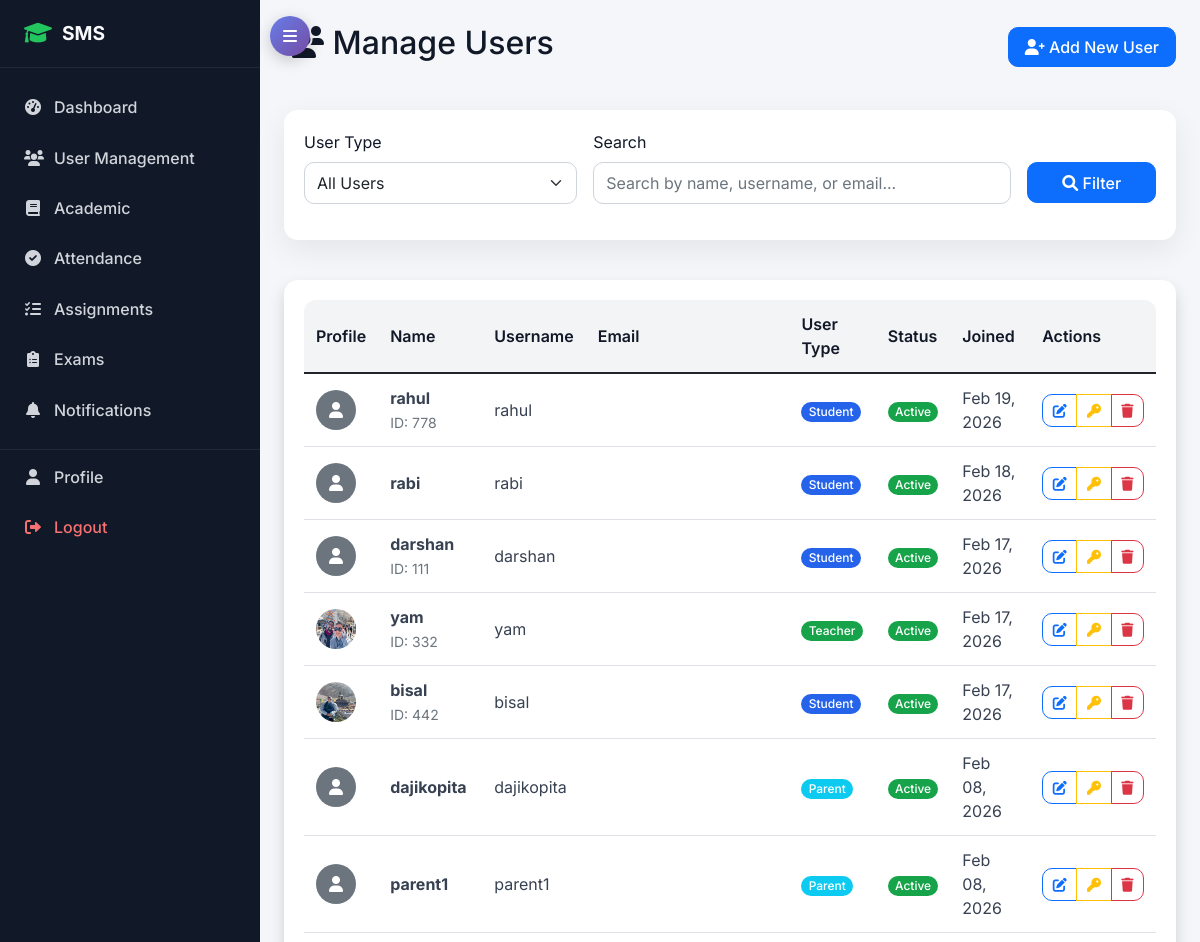
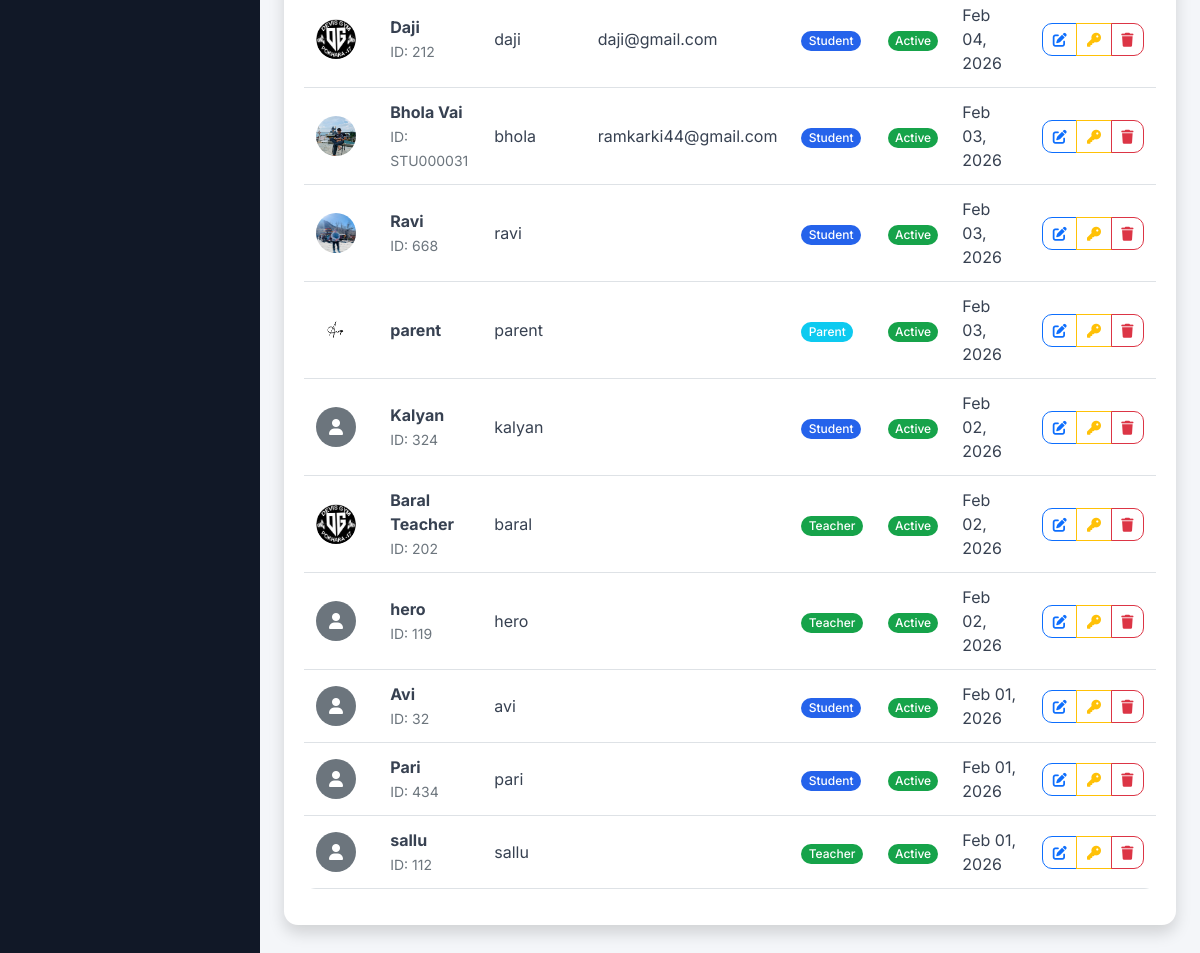
/accounts/admin/users/ (signed in), run on the app's committed database (2 pictures, top to bottom).
### accounts/models.py (models this page shows, shortened)
class User(AbstractUser):
    USER_TYPE_CHOICES = (
        ('admin', 'Admin'),
        ('student', 'Student'),
        ('teacher', 'Teacher'),
        ('parent', 'Parent'),
    )
    user_type = models.CharField(max_length=10, choices=USER_TYPE_CHOICES)
    phone_regex = RegexValidator(regex=r'^\+?1?\d{9,15}$', message="Phone number must be entered in the format: '+999999999'. Up to 15 digits allowed.")
    phone_number = models.CharField(validators=[phone_regex], max_length=17, blank=True)
    address = models.TextField(blank=True)
    date_of_birth = models.DateField(null=True, blank=True)
    profile_picture = models.ImageField(upload_to='profile_pics/', blank=True, null=True)
    is_active = models.BooleanField(default=True)
    created_at = models.DateTimeField(auto_now_add=True)
    updated_at = models.DateTimeField(auto_now=True)

class StudentProfile(models.Model):
    user = models.OneToOneField(User, on_delete=models.CASCADE, related_name='student_profile')
    student_id = models.CharField(max_length=20, unique=True)
    admission_date = models.DateField()
    guardian_name = models.CharField(max_length=100)
    guardian_phone = models.CharField(max_length=17)
    guardian_email = models.EmailField()
    emergency_contact = models.CharField(max_length=17)
    blood_group = models.CharField(max_length=5, blank=True)

class TeacherProfile(models.Model):
    user = models.OneToOneField(User, on_delete=models.CASCADE, related_name='teacher_profile')
    employee_id = models.CharField(max_length=20, unique=True)
    qualification = models.CharField(max_length=200)
    experience_years = models.PositiveIntegerField(default=0)
    specialization = models.CharField(max_length=100)
    joining_date = models.DateField()

### accounts/views.py (the view, shortened to what this page needs)
# urls.py: path('admin/users/', views.admin_user_list, name='admin_user_list'),
@login_required
@user_passes_test(is_admin)
def admin_user_list(request):
    user_type = request.GET.get('type', 'all')
    search = request.GET.get('search', '')
    users = User.objects.exclude(user_type='admin')
    if user_type != 'all':
        users = users.filter(user_type=user_type)
    users = users.order_by('-date_joined')
    paginator = Paginator(users, 20)
    page_number = request.GET.get('page')
    page_obj = paginator.get_page(page_number)
    context = {
        'page_obj': page_obj,
        'user_type': user_type,
        'search': search,
        'user_types': [
            ('all', 'All Users'),
            ('student', 'Students'),
            ('teacher', 'Teachers'),
            ('parent', 'Parents'),
        ]
    }
    return render(request, 'accounts/admin_user_list.html', context)

### accounts/views.py (called while the page is built)
def is_admin(user):
    return user.is_authenticated and user.user_type == 'admin'

### templates/accounts/admin_user_list.html (shortened to what this page needs)
{% extends 'base.html' %}
{% block content %}
<div class="row">
    <div class="col-12">
        <div class="d-flex justify-content-between align-items-center mb-4">
            <h2><i class="fas fa-users"></i> Manage Users</h2>
            <a href="{% url 'accounts:admin_create_user' %}" class="btn btn-primary">
                <i class="fas fa-user-plus"></i> Add New User
            </a>
        </div>
    </div>
</div>
<div class="row mb-4">
    <div class="col-12">
        <div class="card">
            <div class="card-body">
                <form method="get" class="row g-3">
                    <div class="col-md-4">
                        <label for="type" class="form-label">User Type</label>
                        <select name="type" id="type" class="form-select">
                            {% for value, label in user_types %}
                                <option value="{{ value }}" {% if user_type == value %}selected{% endif %}>
                                    {{ label }}
                                </option>
                            {% endfor %}
                        </select>
                    </div>
                    <div class="col-md-6">
                        <label for="search" class="form-label">Search</label>
                        <input type="text" name="search" id="search" class="form-control"
                               placeholder="Search by name, username, or email..." value="{{ search }}">
                    </div>
                    <div class="col-md-2">
                        <label class="form-label">&nbsp;</label>
                        <div class="d-grid">
                            <button type="submit" class="btn btn-primary">
                                <i class="fas fa-search"></i> Filter
                            </button>
                        </div>
                    </div>
                </form>
            </div>
        </div>
    </div>
</div>
<div class="row">
    <div class="col-12">
        <div class="card shadow">
            <div class="card-body">
                <div class="table-responsive">
                    <table class="table table-hover">
                        <thead>
                            <tr>
                                <th>Profile</th>
                                <th>Name</th>
                                <th>Username</th>
                                <th>Email</th>
                                <th>User Type</th>
                                <th>Status</th>
                                <th>Joined</th>
                                <th>Actions</th>
                            </tr>
                        </thead>
                        <tbody>
                            {% for user in page_obj %}
                            <tr>
                                <td>
                                    {% if user.profile_picture %}
                                        <img src="{{ user.profile_picture.url }}" class="rounded-circle" width="40" height="40">
                                    {% else %}
                                        <div class="bg-secondary rounded-circle d-flex align-items-center justify-content-center" style="width: 40px; height: 40px;">
                                            <i class="fas fa-user text-white"></i>
                                        </div>
                                    {% endif %}
                                </td>
                                <td>
                                    <strong>{{ user.get_full_name|default:user.username }}</strong>
                                    {% if user.user_type == 'student' and user.student_profile %}
                                        <br><small class="text-muted">ID: {{ user.student_profile.student_id }}</small>
                                    {% elif user.user_type == 'teacher' and user.teacher_profile %}
                                        <br><small class="text-muted">ID: {{ user.teacher_profile.employee_id }}</small>
                                    {% elif user.user_type == 'admin' and user.admin_profile %}
                                        <br><small class="text-muted">ID: {{ user.admin_profile.employee_id }}</small>
                                    {% endif %}
                                </td>
                                <td>{{ user.username }}</td>
                                <td>{{ user.email }}</td>
                                <td>
                                    {% if user.user_type == 'student' %}
                                        <span class="badge bg-primary">{{ user.get_user_type_display }}</span>
                                    {% elif user.user_type == 'teacher' %}
                                        <span class="badge bg-success">{{ user.get_user_type_display }}</span>
                                    {% elif user.user_type == 'parent' %}
                                        <span class="badge bg-info">{{ user.get_user_type_display }}</span>
                                    {% else %}
                                        <span class="badge bg-secondary">{{ user.get_user_type_display }}</span>
                                    {% endif %}
                                </td>
                                <td>
                                    {% if user.is_active %}
                                        <span class="badge bg-success">Active</span>
                                    {% else %}
                                        <span class="badge bg-danger">Inactive</span>
                                    {% endif %}
                                </td>
                                <td>{{ user.date_joined|date:"M d, Y" }}</td>
                                <td>
                                    <div class="btn-group" role="group">
                                        <a href="{% url 'accounts:admin_edit_user' user.id %}"
                                           class="btn btn-sm btn-outline-primary" title="Edit">
                                            <i class="fas fa-edit"></i>
                                        </a>
                                        <a href="{% url 'accounts:admin_reset_password' user.id %}"
                                           class="btn btn-sm btn-outline-warning" title="Reset Password">
                                            <i class="fas fa-key"></i>
                                        </a>
                                        <a href="{% url 'accounts:admin_delete_user' user.id %}"
                                           class="btn btn-sm btn-outline-danger" title="Delete">
                                            <i class="fas fa-trash"></i>
                                        </a>
                                    </div>
                                </td>
                            </tr>
                            {% endfor %}
                        </tbody>
                    </table>
                </div>
            </div>
        </div>
    </div>
</div>
{% endblock %}

### data on the page
User: get_full_name "rahul", student_profile.student_id "778", username "rahul", user_type "Student", is_active "Active", date_joined "Feb 19, 2026"
User: get_full_name "rabi", username "rabi", user_type "Student", is_active "Active", date_joined "Feb 18, 2026"
User: get_full_name "darshan", student_profile.student_id "111", username "darshan", user_type "Student", is_active "Active", date_joined "Feb 17, 2026"
User: profile_picture (picture), get_full_name "yam", teacher_profile.employee_id "332", username "yam", user_type "Teacher", is_active "Active", date_joined "Feb 17, 2026"
User: profile_picture (picture), get_full_name "bisal", student_profile.student_id "442", username "bisal", user_type "Student", is_active "Active", date_joined "Feb 17, 2026"
User: get_full_name "dajikopita", username "dajikopita", user_type "Parent", is_active "Active", date_joined "Feb 08, 2026"
User: get_full_name "parent1", username "parent1", user_type "Parent", is_active "Active", date_joined "Feb 08, 2026"
User: profile_picture (picture), get_full_name "Daji", student_profile.student_id "212", username "daji", email "daji@gmail.com", user_type "Student", is_active "Active", date_joined "Feb 04, 2026"
User: profile_picture (picture), get_full_name "Bhola Vai", student_profile.student_id "STU000031", username "bhola", email "ramkarki44@gmail.com", user_type "Student", is_active "Active", date_joined "Feb 03, 2026"
User: profile_picture (picture), get_full_name "Ravi", student_profile.student_id "668", username "ravi", user_type "Student", is_active "Active", date_joined "Feb 03, 2026"
User: profile_picture (picture), get_full_name "parent", username "parent", user_type "Parent", is_active "Active", date_joined "Feb 03, 2026"
User: get_full_name "Kalyan", student_profile.student_id "324", username "kalyan", user_type "Student", is_active "Active", date_joined "Feb 02, 2026"
User: profile_picture (picture), get_full_name "Baral Teacher", teacher_profile.employee_id "202", username "baral", user_type "Teacher", is_active "Active", date_joined "Feb 02, 2026"
User: get_full_name "hero", teacher_profile.employee_id "119", username "hero", user_type "Teacher", is_active "Active", date_joined "Feb 02, 2026"
User: get_full_name "Avi", student_profile.student_id "32", username "avi", user_type "Student", is_active "Active", date_joined "Feb 01, 2026"
User: get_full_name "Pari", student_profile.student_id "434", username "pari", user_type "Student", is_active "Active", date_joined "Feb 01, 2026"
User: get_full_name "sallu", teacher_profile.employee_id "112", username "sallu", user_type "Teacher", is_active "Active", date_joined "Feb 01, 2026"

### other printed values
form field type "All Users"
